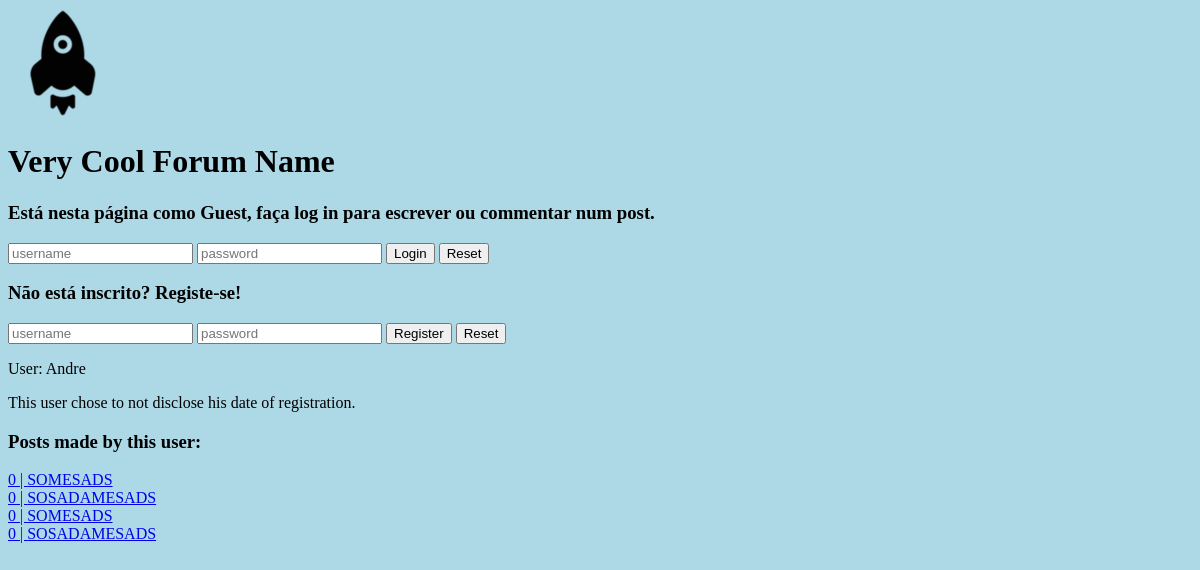
Before: /pages/viewProfile.php?username=Andre with the older database file.
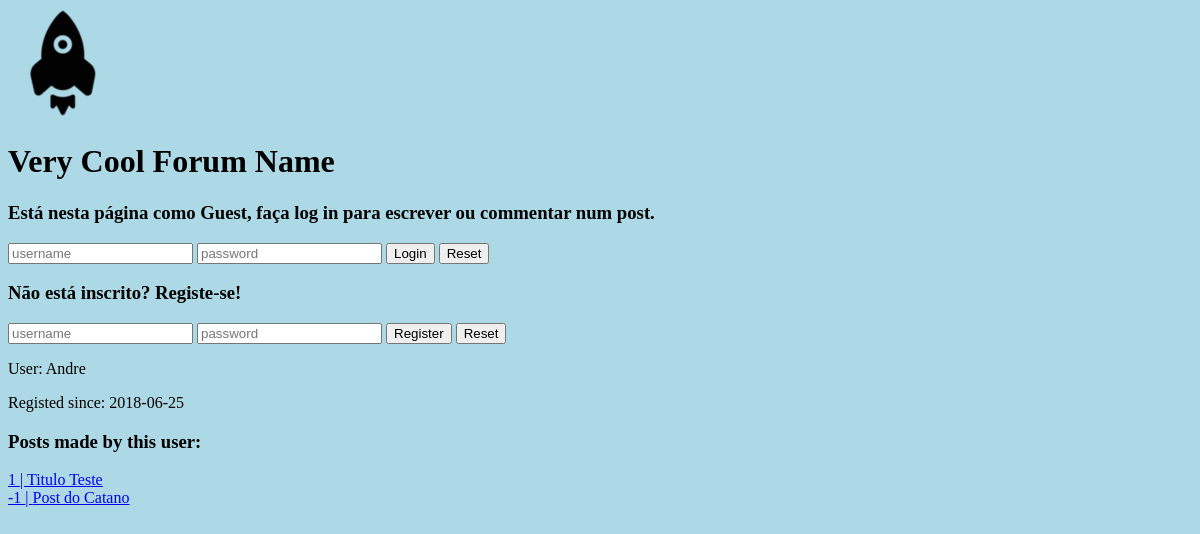
After: the same page with the newer database file.
### tables this page shows
CREATE TABLE posts
(
    postID INTEGER UNIQUE NOT NULL PRIMARY KEY,
    title VARCHAR NOT NULL,
    content VARCHAR,
    type VARCHAR,
    dateWritten DATETIME,
    username INTEGER REFERENCES users Not NULL
);

CREATE TABLE users (
    username VARCHAR NOT NULL PRIMARY KEY,
    passw VARCHAR NOT NULL,
    profileimg VARCHAR,
    email VARCHAR,
    description VARCHAR,
    dateofbirth DATE,
    dataRegistered DATE
);

### pages/viewProfile.php (called while the page is built, shortened)
<?php
include_once "../templates/auth.php";
include_once "../templates/default.php";
include_once "../templates/profile.php";
$username = $_GET['username'];
draw_user_info($username);
draw_user_posts($username);
?>

### templates/post.php (called while the page is built, shortened)
<?php
include_once "../templates/auth.php";
include_once "../templates/default.php";
function getVotesPost($id){
    $db = Database::getInstance()->db();
    $stmt = $db->prepare('SELECT * FROM postvotes WHERE postID = ?');
    $stmt->execute(array($id));
    $result = $stmt->fetchAll();
    $votes = 0;
    foreach ($result as $row) {
    if($row['positive'] == 1)
        $votes = $votes+1;
    else $votes = $votes - 1;
    }
    return $votes;
}
?>

### templates/profile.php (the view, shortened to what this page needs)
<?php
include_once "../templates/auth.php";
include_once "../templates/default.php";
include_once "../templates/post.php";
function draw_user_info($username){
    $db = Database::getInstance()->db();
    $stmt = $db->prepare('SELECT * FROM users WHERE username = ?');
    $stmt->execute(array($username));
    $result = $stmt->fetch();
    echo "<p>User: ".$result['username']."</p>";
    if(empty($result['dataRegistered']))
        echo "This user chose to not disclose his date of registration.";
    else
        echo "<p>Registed since: ".$result['dataRegistered']."</p>";
}
function draw_user_posts($username){
    $db = Database::getInstance()->db();
    $stmt = $db->prepare('SELECT * FROM posts WHERE username=?');
    $stmt->execute(array($username));
    $result = $stmt->fetchAll();
    if(empty($result))
        echo "<h3>This user hasn't made any posts</h3>";
    else{
    echo "<h3>Posts made by this user:</h3>";
    foreach ($result as $row) {
    $votes = getVotesPost($row['postID']);
    echo '<a href = "../pages/viewPost.php?id='.$row['postID'].'">'. $votes. " | " .$row['title'] . '</a>';
}
    }
}
?>

Changed rows visible on the page:
no longer on this page (row edited): posts: votes "0", title "SOMESADS"
removed posts: votes "0", title "SOSADAMESADS"
changed users "Andre": dataRegistered (not shown) → "2018-06-25"
changed posts: votes "0" → "1"; title "SOMESADS" → "Titulo Teste"
changed posts: votes "0" → "-1"; title "SOSADAMESADS" → "Post do Catano"
Other visible differences:
text no longer shown: "This user chose to not disclose his date of registration."
text now shown: "Registed since:"
